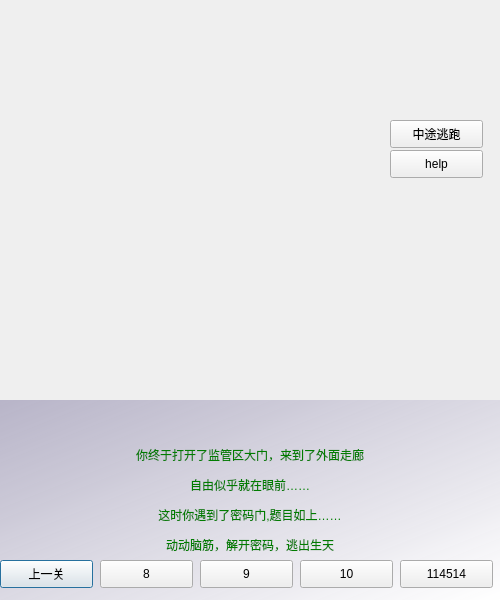
<?xml version="1.0" encoding="UTF-8"?>
<ui version="4.0">
 <class>Dialog4</class>
 <widget class="QDialog" name="Dialog4">
  <property name="geometry">
   <rect>
    <x>0</x>
    <y>0</y>
    <width>500</width>
    <height>600</height>
   </rect>
  </property>
  <property name="windowTitle">
   <string>Dialog</string>
  </property>
  <widget class="QLabel" name="label">
   <property name="geometry">
    <rect>
     <x>0</x>
     <y>0</y>
     <width>500</width>
     <height>400</height>
    </rect>
   </property>
   <property name="text">
    <string>&lt;html&gt;&lt;head/&gt;&lt;body&gt;&lt;p&gt;&lt;img src=&quot;:/images/p44.png&quot;/&gt;&lt;/p&gt;&lt;/body&gt;&lt;/html&gt;</string>
   </property>
  </widget>
  <widget class="QPushButton" name="pushButton">
   <property name="geometry">
    <rect>
     <x>0</x>
     <y>560</y>
     <width>93</width>
     <height>28</height>
    </rect>
   </property>
   <property name="text">
    <string>上一关</string>
   </property>
  </widget>
  <widget class="QPushButton" name="pushButton_2">
   <property name="geometry">
    <rect>
     <x>400</x>
     <y>560</y>
     <width>93</width>
     <height>28</height>
    </rect>
   </property>
   <property name="text">
    <string>114514</string>
   </property>
  </widget>
  <widget class="QLabel" name="label_2">
   <property name="geometry">
    <rect>
     <x>0</x>
     <y>400</y>
     <width>500</width>
     <height>200</height>
    </rect>
   </property>
   <property name="styleSheet">
    <string notr="true">background-color: qlineargradient(spread:pad, x1:0, y1:0, x2:1, y2:1, stop:0 rgba(175, 171, 194, 220), stop:1 rgba(255, 255, 255, 255));
color: rgb(0, 125, 0);</string>
   </property>
   <property name="text">
    <string>&lt;html&gt;&lt;head/&gt;&lt;body&gt;&lt;p align=&quot;center&quot;&gt;你终于打开了监管区大门，来到了外面走廊&lt;/p&gt;&lt;p align=&quot;center&quot;&gt;自由似乎就在眼前……&lt;/p&gt;&lt;p align=&quot;center&quot;&gt;这时你遇到了密码门,题目如上……&lt;/p&gt;&lt;p align=&quot;center&quot;&gt;动动脑筋，解开密码，逃出生天&lt;/p&gt;&lt;/body&gt;&lt;/html&gt;</string>
   </property>
  </widget>
  <widget class="QPushButton" name="pushButton_3">
   <property name="geometry">
    <rect>
     <x>100</x>
     <y>560</y>
     <width>93</width>
     <height>28</height>
    </rect>
   </property>
   <property name="text">
    <string>8</string>
   </property>
  </widget>
  <widget class="QPushButton" name="pushButton_4">
   <property name="geometry">
    <rect>
     <x>200</x>
     <y>560</y>
     <width>93</width>
     <height>28</height>
    </rect>
   </property>
   <property name="text">
    <string>9</string>
   </property>
  </widget>
  <widget class="QPushButton" name="pushButton_5">
   <property name="geometry">
    <rect>
     <x>300</x>
     <y>560</y>
     <width>93</width>
     <height>28</height>
    </rect>
   </property>
   <property name="text">
    <string>10</string>
   </property>
  </widget>
  <widget class="QPushButton" name="pushButton_6">
   <property name="geometry">
    <rect>
     <x>390</x>
     <y>150</y>
     <width>93</width>
     <height>28</height>
    </rect>
   </property>
   <property name="text">
    <string>help</string>
   </property>
  </widget>
  <widget class="QPushButton" name="pushButton_7">
   <property name="geometry">
    <rect>
     <x>390</x>
     <y>120</y>
     <width>93</width>
     <height>28</height>
    </rect>
   </property>
   <property name="text">
    <string>中途逃跑</string>
   </property>
  </widget>
  <zorder>label_2</zorder>
  <zorder>label</zorder>
  <zorder>pushButton</zorder>
  <zorder>pushButton_2</zorder>
  <zorder>pushButton_3</zorder>
  <zorder>pushButton_4</zorder>
  <zorder>pushButton_5</zorder>
  <zorder>pushButton_6</zorder>
  <zorder>pushButton_7</zorder>
 </widget>
 <resources/>
 <connections/>
</ui>
